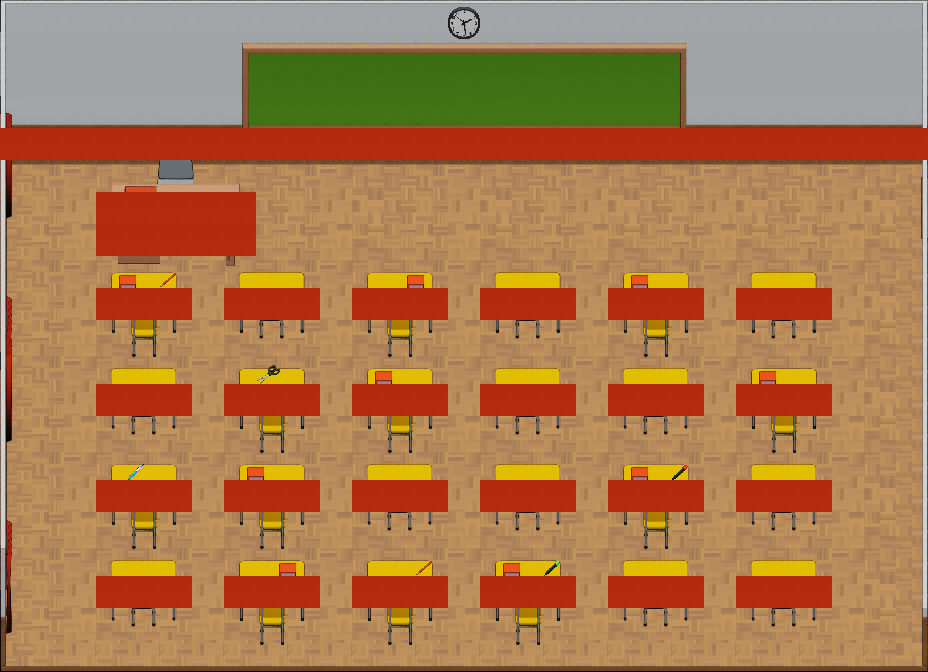

A level layout from a 2D game, rendered from its tile map. Below: a short description, then the map file with tile-grid data replaced by summaries:
An orthogonal 29x21 tile map with 32x32 px tiles, 10 tile layers (Floor, Wall, Sidewall, Curtains, ...).

<map version="1.10" tiledversion="1.12.1" orientation="orthogonal" renderorder="right-down" width="29" height="21" tilewidth="32" tileheight="32" infinite="0" nextlayerid="15" nextobjectid="1">
 <tileset firstgid="1" source="Classroom_Tileset.tsx" />
 <layer id="1" name="Floor" width="29" height="21" locked="1">
  <data>[609 cells, 609 non-empty, 22 distinct tile ids]</data>
 </layer>
 <layer id="2" name="Wall" width="29" height="21" locked="1">
  <data>[609 cells, 174 non-empty, 20 distinct tile ids]</data>
 </layer>
 <layer id="12" name="Sidewall" width="29" height="21" locked="1">
  <data>[609 cells, 42 non-empty, 8 distinct tile ids]</data>
 </layer>
 <layer id="13" name="Curtains" width="29" height="21" locked="1">
  <data>[609 cells, 21 non-empty, 17 distinct tile ids]</data>
 </layer>
 <layer id="3" name="Chair" width="29" height="21" locked="1">
  <data>[609 cells, 40 non-empty, 7 distinct tile ids]</data>
 </layer>
 <layer id="4" name="Table" width="29" height="21" locked="1">
  <data>[609 cells, 153 non-empty, 18 distinct tile ids]</data>
 </layer>
 <layer id="5" name="Table_2" width="29" height="21" locked="1">
  <data>[609 cells, 135 non-empty, 18 distinct tile ids]</data>
 </layer>
 <layer id="8" name="ChalkBoard" width="29" height="21" locked="1">
  <data>[609 cells, 84 non-empty, 64 distinct tile ids]</data>
 </layer>
 <layer id="9" name="Props" width="29" height="21" locked="1">
  <data>[609 cells, 52 non-empty, 19 distinct tile ids]</data>
 </layer>
 <layer id="10" name="Collision" width="29" height="21" locked="1">
  <data>[609 cells, 111 non-empty, 1 distinct tile ids]</data>
 </layer>
</map>
